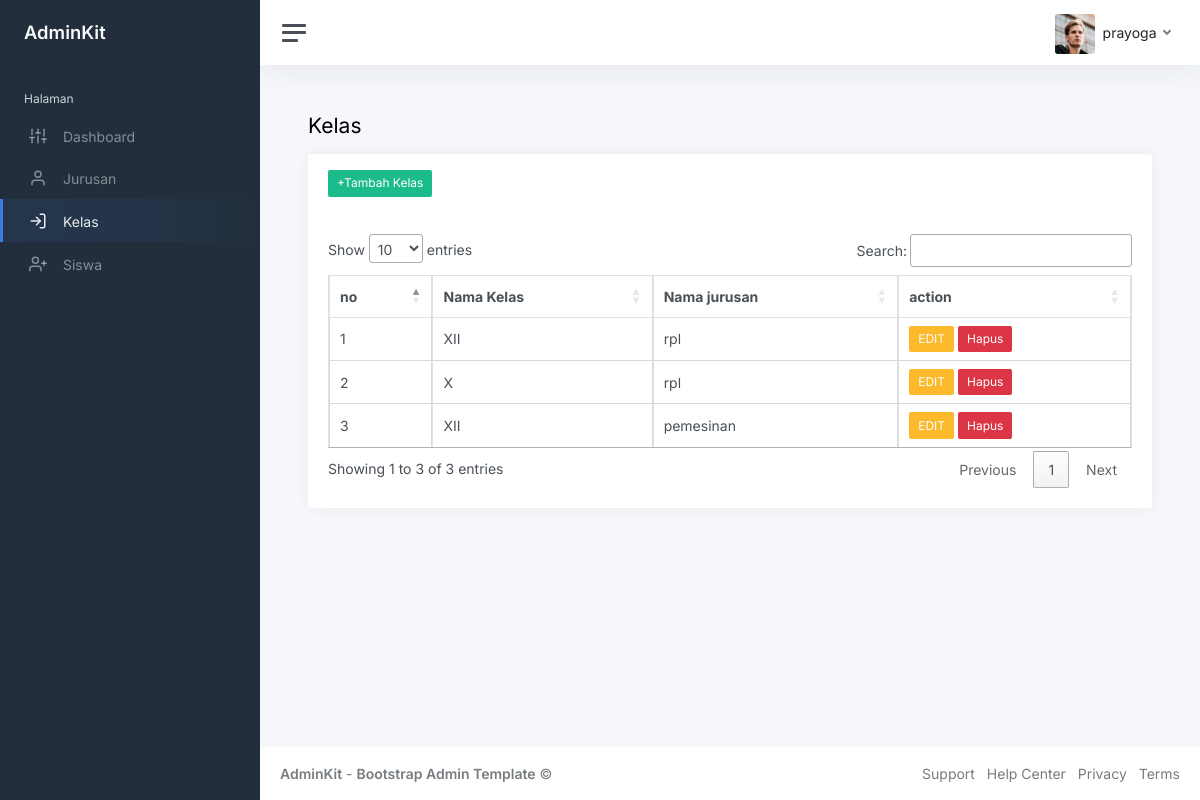
Screenshot of /index.php?page=kelas (signed in) with the database file from the repository.
### tables this page shows
CREATE TABLE `kelas` (
  `id_kelas` int(11) NOT NULL,
  `nama_kelas` varchar(15) NOT NULL,
  `id_jurusan` int(11) NOT NULL
);

CREATE TABLE `jurusan` (
  `id_jurusan` int(11) NOT NULL,
  `nama_jurusan` varchar(50) NOT NULL
);

### kelas.php (the view, shortened to what this page needs)
<h1 class="h3 mb-3"><strong></strong>Kelas</h1>
                    <div class="row">
                        <div class="col-12">
                            <div class="card flex-fill">
                                <div class="card-header">
                                    <a href="?page=tambah-kelas" class="btn btn-success btn-sm">+Tambah Kelas</a>
                                </div>
                                <div class="card-body">
                                    <table class=" table table-bordered table-stripted table-hover cell-border" id="kelas">
                                        <thead>
                                            <tr>
                                                <th>no</th>
                                                <th>Nama Kelas</th>
                                                <th>Nama jurusan</th>
                                                <th>action</th>
                                            </tr>
                                        </thead>
                                        <tbody>
                                        <?php
                                       $no= 1;
                                       $query = mysqli_query($koneksi,"SELECT * FROM kelas INNER JOIN jurusan ON kelas.id_jurusan =jurusan.id_jurusan");
                                       while ($data = mysqli_fetch_array($query)) {
                                        ?>
                                                                                    <tr>
                                                <td><?php  echo $no++  ?></td>
                                                <td><?php echo $data['nama_kelas']    ?></td>
                                                <td><?php  echo $data ['nama_jurusan'] ?></td>
                                                <td>
                                                    <a href="?page=ubah-kelas&id=<?php echo $data['id_kelas']?>" class="btn btn-warning btn-sm">EDIT</a>
                                                    <a href="?page=hapus-kelas&id=<?php echo $data['id_kelas']?>" class="btn btn-danger btn-sm">Hapus</a>
                                                </td>
                                            </tr>
                                        <?php
                                       }
                                        ?>
                                        </tbody>
                                    </table>
                                </div>
                            </div>
                        </div>
                    </div>

### rows the page displays
kelas: nama_kelas "XII", id_jurusan.nama_jurusan "rpl"
kelas: nama_kelas "X", id_jurusan.nama_jurusan "rpl"
kelas: nama_kelas "XII", id_jurusan.nama_jurusan "pemesinan"

### other values shown
$_SESSION['user']['nama_lengkap'] "prayoga"
